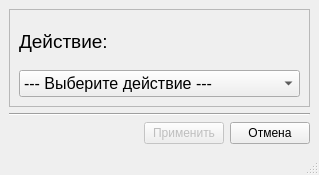
<?xml version="1.0" encoding="UTF-8"?>
<ui version="4.0">
 <class>MainWindow</class>
 <widget class="QMainWindow" name="MainWindow">
  <property name="geometry">
   <rect>
    <x>0</x>
    <y>0</y>
    <width>319</width>
    <height>175</height>
   </rect>
  </property>
  <property name="windowTitle">
   <string>Установка программы TimeShift</string>
  </property>
  <property name="windowIcon">
   <iconset>
    <normaloff>../../myProject/timeshift.notwork/img/timeshift.png</normaloff>../../myProject/timeshift.notwork/img/timeshift.png</iconset>
  </property>
  <property name="accessibleName">
   <string/>
  </property>
  <widget class="QWidget" name="centralwidget">
   <layout class="QGridLayout" name="gridLayout_2">
    <item row="1" column="0" colspan="3">
     <widget class="Line" name="line">
      <property name="orientation">
       <enum>Qt::Horizontal</enum>
      </property>
     </widget>
    </item>
    <item row="2" column="1">
     <widget class="QPushButton" name="pushButton">
      <property name="enabled">
       <bool>false</bool>
      </property>
      <property name="text">
       <string>Применить</string>
      </property>
     </widget>
    </item>
    <item row="2" column="2">
     <widget class="QPushButton" name="pushButton_2">
      <property name="text">
       <string>Отмена</string>
      </property>
     </widget>
    </item>
    <item row="0" column="0" colspan="3">
     <widget class="QFrame" name="frame">
      <property name="frameShape">
       <enum>QFrame::StyledPanel</enum>
      </property>
      <property name="frameShadow">
       <enum>QFrame::Raised</enum>
      </property>
      <layout class="QGridLayout" name="gridLayout">
       <item row="2" column="0">
        <widget class="QLabel" name="label_2">
         <property name="font">
          <font>
           <pointsize>14</pointsize>
          </font>
         </property>
         <property name="text">
          <string>Действие:</string>
         </property>
        </widget>
       </item>
       <item row="3" column="0">
        <widget class="QComboBox" name="comboBox">
         <property name="font">
          <font>
           <pointsize>12</pointsize>
          </font>
         </property>
         <item>
          <property name="text">
           <string>--- Выберите действие ---</string>
          </property>
         </item>
         <item>
          <property name="text">
           <string>Установить</string>
          </property>
         </item>
         <item>
          <property name="text">
           <string>Удалить</string>
          </property>
         </item>
        </widget>
       </item>
      </layout>
     </widget>
    </item>
    <item row="2" column="0">
     <spacer name="horizontalSpacer">
      <property name="orientation">
       <enum>Qt::Horizontal</enum>
      </property>
      <property name="sizeHint" stdset="0">
       <size>
        <width>213</width>
        <height>17</height>
       </size>
      </property>
     </spacer>
    </item>
   </layout>
  </widget>
  <widget class="QMenuBar" name="menubar">
   <property name="geometry">
    <rect>
     <x>0</x>
     <y>0</y>
     <width>319</width>
     <height>21</height>
    </rect>
   </property>
  </widget>
  <widget class="QStatusBar" name="statusbar"/>
 </widget>
 <resources/>
 <connections/>
</ui>
